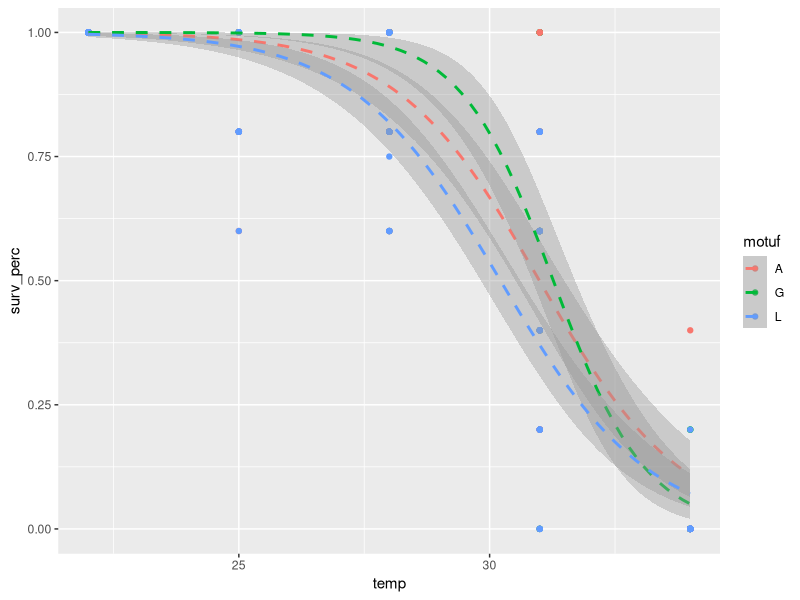
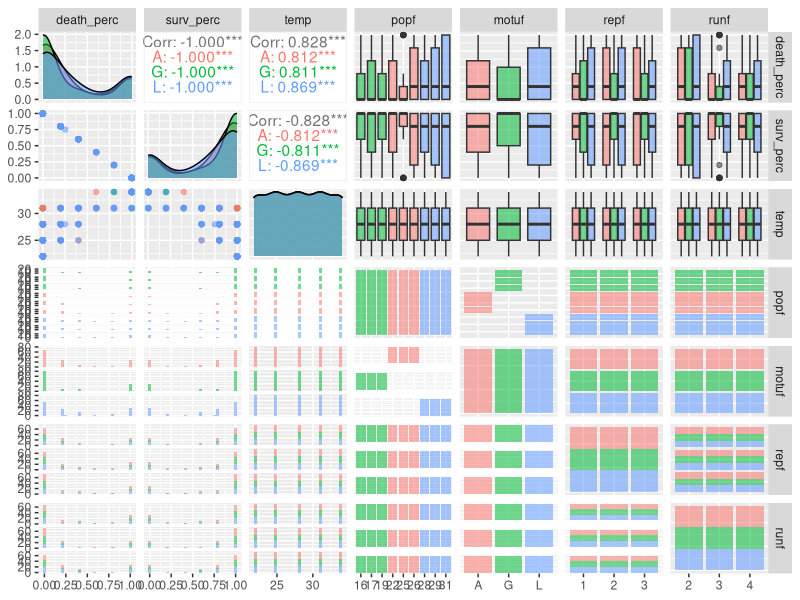
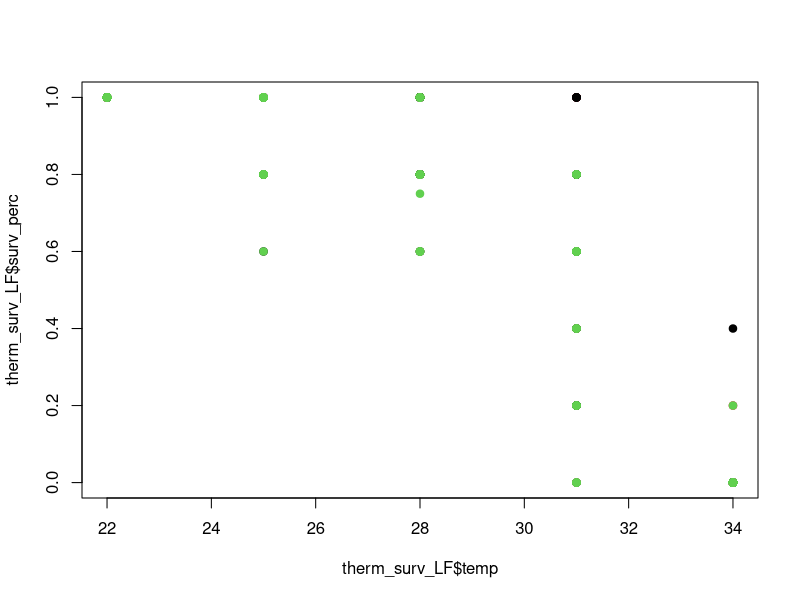
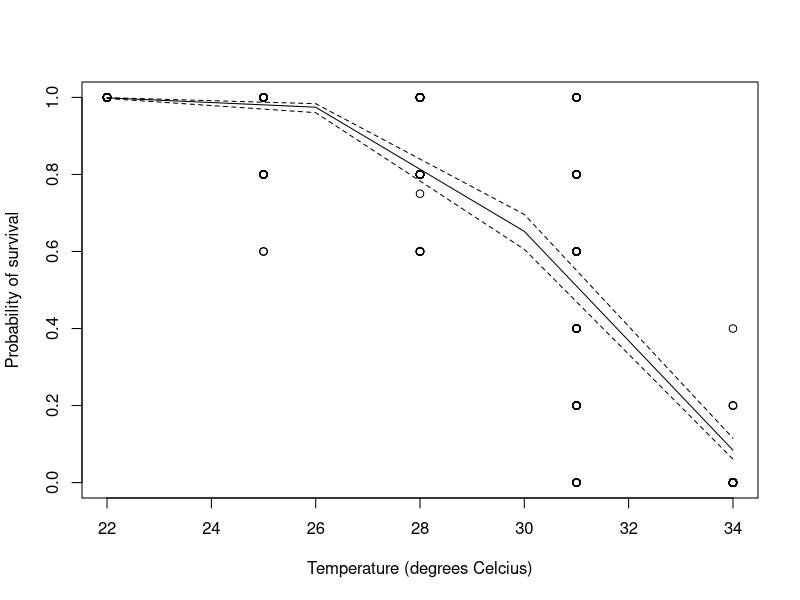
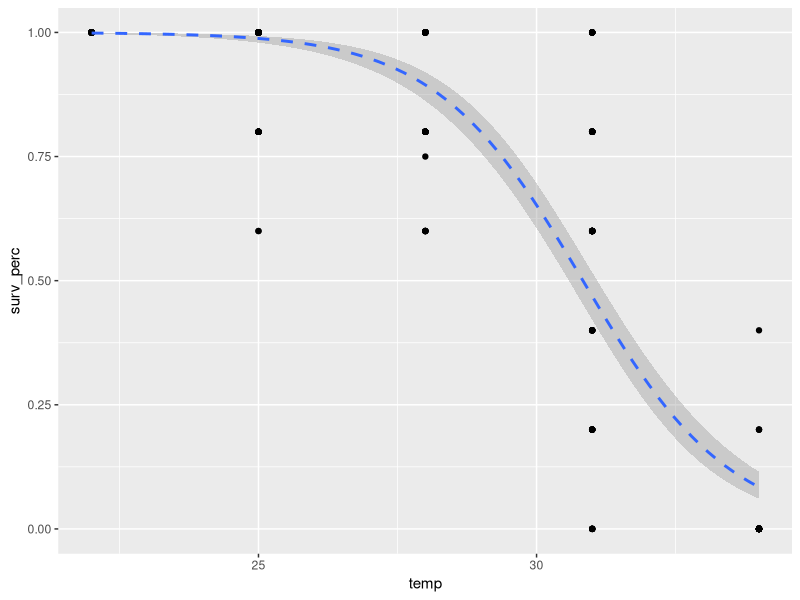
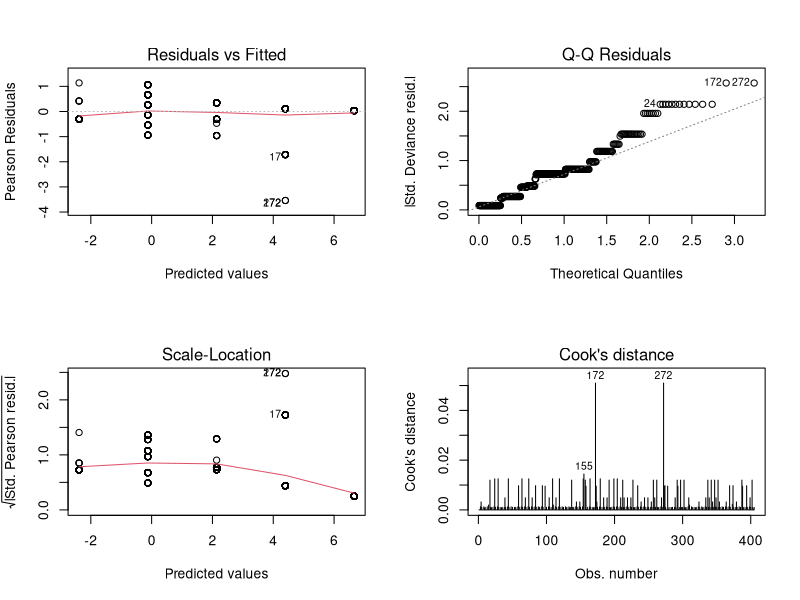
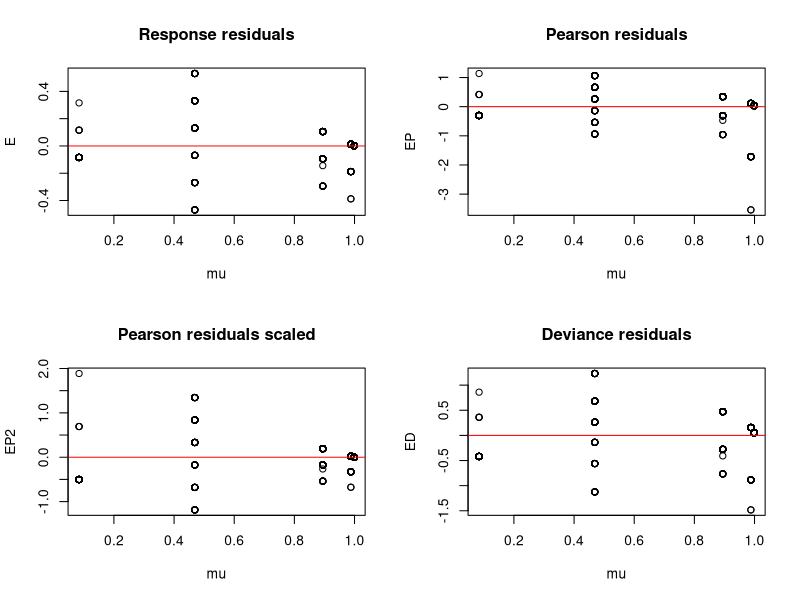
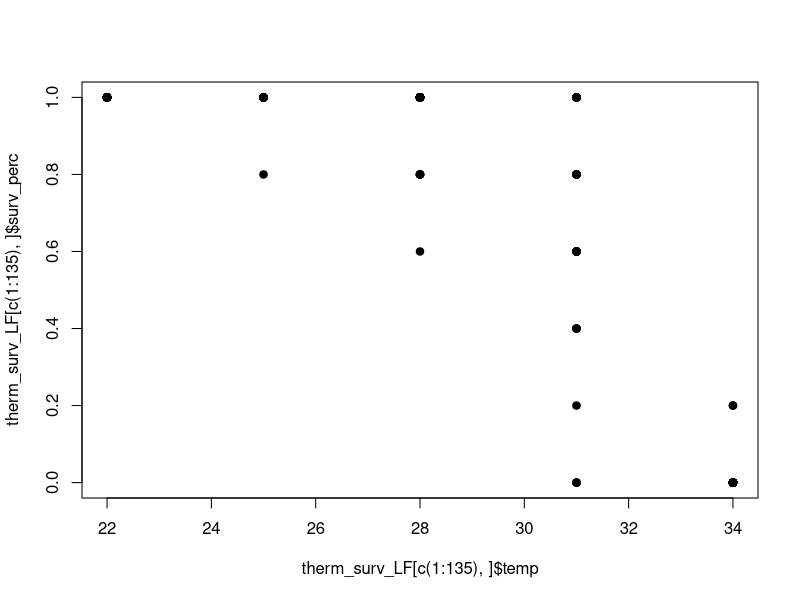

Here is the R script that generated these plots, in order:
## set WD
# setwd() # set the working directory

## load packages
library(survival)
library(survminer)
library(car) # logit transforming percentage data
library(GGally) # data exploration
library(dplyr) # select function

## load data
therm_surv_LF <- read.csv("gammroes_temp_survival_LF_HD.csv", header = T, sep = ",", row.names = c(1) ,stringsAsFactors = FALSE)
therm_surv_LF$popf <- as.factor(therm_surv_LF$pop)
therm_surv_LF$motuf <- as.factor(therm_surv_LF$motu)
therm_surv_LF$repf <- as.factor(therm_surv_LF$rep)
therm_surv_LF$runf <- as.factor(therm_surv_LF$run)

## Quick & dirty GLM
ggplot(therm_surv_LF, aes(temp, surv_perc, col = motuf)) +
  geom_point() +
  geom_smooth(method = "glm", se = T,
              method.args = list(family = "quasibinomial"), linetype = "dashed")

### All data - long format
## data exploration
# change plot size (optional)
options(repr.plot.width = 20, repr.plot.height = 10)
therm_surv_LF %>% 
  select("death_perc", "surv_perc", "temp", "popf", "motuf", "repf", "runf") %>%
  ggpairs(mapping = aes(color = therm_surv_LF$motu, alpha = 0.5))
### All data combined
## GLM with quasibinomial distribution to account for overdispersion
plot(therm_surv_LF$surv_perc ~ therm_surv_LF$temp, pch = 19, col = factor(therm_surv_LF$motuf))
mod <- glm(surv_perc ~ temp, data = therm_surv_LF, family = binomial)
summary(mod)
mod2 <- glm(surv_perc ~ temp, data = therm_surv_LF, family = quasibinomial)
summary(mod2) # dispersion parametre = 0.1644116
## visualising the glm
MyData <- data.frame(temp = 
                       seq(from = min(therm_surv_LF$temp),
                           to = max(therm_surv_LF$temp), by = 4))
P1 <- predict(mod2, newdata = MyData, type = "link", se = TRUE)
plot(MyData$temp, exp(P1$fit) / (1+exp(P1$fit)),
     type = "l", ylim = c(0, 1),
     xlab = "Temperature (degrees Celcius)",
     ylab = "Probability of survival")
lines(MyData$temp, exp(P1$fit + 1.96 * P1$se.fit) / 
      (1 + exp(P1$fit + 1.96 * P1$se.fit)), lty = 2)
lines(MyData$temp, exp(P1$fit - 1.96 * P1$se.fit) / 
        (1 + exp(P1$fit - 1.96 * P1$se.fit)), lty = 2)
points(therm_surv_LF$temp, therm_surv_LF$surv_perc)
ggplot(therm_surv_LF, aes(temp, surv_perc)) +
  geom_point() +
  geom_smooth(method = "glm", se = T,
              method.args = list(family = "quasibinomial"), linetype = "dashed")
## Model validation
# standardized model outputs
op <- par(mfrow = c(2,2))
plot(mod2, which = 1:4)
# residuals
EP <- resid(mod2, type = "pearson")
ED <- resid(mod2, type = "deviance")
mu <- predict(mod2, type = "response")
E <- therm_surv_LF$surv_perc - mu
EP2 <- E / sqrt(0.3328222 * mu)
plot(x = mu, y = E, main = "Response residuals")
abline(0, 0, col = "red")
plot(x = mu, y = EP, main = "Pearson residuals")
abline(0, 0, col = "red")
plot(x = mu, y = EP2, main = "Pearson residuals scaled")
abline(0, 0, col = "red")
plot(x = mu, y = ED, main = "Deviance residuals")
abline(0, 0, col = "red")
par(op)

### At motu level
## Motu G
## GLM with quasibinomial distribution to account for overdispersion
plot(therm_surv_LF[c(1:135),]$surv_perc ~ therm_surv_LF[c(1:135),]$temp, pch = 19, col = factor(therm_surv_LF[c(1:135),]$motuf))
mod3 <- glm(surv_perc ~ temp, data = therm_surv_LF[c(1:135),], family = binomial)
summary(mod3)
mod4 <- glm(surv_perc ~ temp, data = therm_surv_LF[c(1:135),], family = quasibinomial)
summary(mod4) # dispersion parametre = 0.4378245
## generate prediction frame
ggplot(therm_surv_LF[c(1:135),], aes(temp, surv_perc, col = motuf)) +
  geom_point() +
  xlim(22, 34) +
  geom_smooth(method = "glm", se = T,
              method.args = list(family = "quasibinomial"), linetype = "dashed")  ## use prediction data here
## visualising the glm
MyData <- data.frame(temp = 
                       seq(from = min(therm_surv_LF[c(1:135),]$temp),
                           to = max(therm_surv_LF[c(1:135),]$temp), by = 4))
P1 <- predict(mod4, newdata = MyData, type = "link", se = TRUE)
plot(MyData$temp, exp(P1$fit) / (1+exp(P1$fit)),
     type = "l", ylim = c(0, 1),
     xlab = "Temperature (degrees Celcius)",
     ylab = "Probability of survival")
lines(MyData$temp, exp(P1$fit + 1.96 * P1$se.fit) / 
        (1 + exp(P1$fit + 1.96 * P1$se.fit)), lty = 2)
lines(MyData$temp, exp(P1$fit - 1.96 * P1$se.fit) / 
        (1 + exp(P1$fit - 1.96 * P1$se.fit)), lty = 2)
points(therm_surv_LF$temp, therm_surv_LF$surv_perc)
ggplot(therm_surv_LF[c(1:135),], aes(temp, surv_perc)) +
  geom_point() +
  geom_smooth(method = "glm", se = T,
              method.args = list(family = "quasibinomial"), linetype = "dashed")
## Model validation
# standardized model outputs
op <- par(mfrow = c(2,2))
plot(mod4, which = 1:4)
# residuals
EP <- resid(mod4, type = "pearson")
ED <- resid(mod4, type = "deviance")
mu <- predict(mod4, type = "response")
E <- therm_surv_LF[c(1:135),]$surv_perc - mu
EP2 <- E / sqrt(0.4378245 * mu)
plot(x = mu, y = E, main = "Response residuals")
abline(0, 0, col = "red")
plot(x = mu, y = EP, main = "Pearson residuals")
abline(0, 0, col = "red")
plot(x = mu, y = EP2, main = "Pearson residuals scaled")
abline(0, 0, col = "red")
plot(x = mu, y = ED, main = "Deviance residuals")
abline(0, 0, col = "red")
par(op)

## Motu A
## GLM with quasibinomial distribution to account for overdispersion
plot(therm_surv_LF[c(136:270),]$surv_perc ~ therm_surv_LF[c(136:270),]$temp, pch = 19, col = factor(therm_surv_LF[c(136:270),]$motuf)) # population level
mod5 <- glm(surv_perc ~ temp, data = therm_surv_LF[c(136:270),], family = binomial)
summary(mod5)
mod6 <- glm(surv_perc ~ temp, data = therm_surv_LF[c(136:270),], family = quasibinomial)
summary(mod6) # dispersion parametre = 0.3562261
## generate prediction frame
ggplot(therm_surv_LF[c(136:270),], aes(temp, surv_perc, col = motu)) +
  geom_point() +
  xlim(22, 34) +
  geom_smooth(method = "glm", se = T,
              method.args = list(family = "quasibinomial"), linetype = "dashed")  ## use prediction data here
## visualising the glm
MyData <- data.frame(temp = 
                       seq(from = min(therm_surv_LF[c(136:270),]$temp),
                           to = max(therm_surv_LF[c(136:270),]$temp), by = 4))
P1 <- predict(mod6, newdata = MyData, type = "link", se = TRUE)
plot(MyData$temp, exp(P1$fit) / (1+exp(P1$fit)),
     type = "l", ylim = c(0, 1),
     xlab = "Temperature (degrees Celcius)",
     ylab = "Probability of survival")
lines(MyData$temp, exp(P1$fit + 1.96 * P1$se.fit) / 
        (1 + exp(P1$fit + 1.96 * P1$se.fit)), lty = 2)
lines(MyData$temp, exp(P1$fit - 1.96 * P1$se.fit) / 
        (1 + exp(P1$fit - 1.96 * P1$se.fit)), lty = 2)
points(therm_surv_LF$temp, therm_surv_LF$surv_perc)
ggplot(therm_surv_LF[c(136:270),], aes(temp, surv_perc)) +
  geom_point() +
  geom_smooth(method = "glm", se = T,
              method.args = list(family = "quasibinomial"), linetype = "dashed")
## Model validation
# standardized model outputs
op <- par(mfrow = c(2,2))
plot(mod6, which = 1:4)
# residuals
EP <- resid(mod6, type = "pearson")
ED <- resid(mod6, type = "deviance")
mu <- predict(mod6, type = "response")
E <- therm_surv_LF[c(136:270),]$surv_perc - mu
EP2 <- E / sqrt(0.3562261 * mu)
plot(x = mu, y = E, main = "Response residuals")
abline(0, 0, col = "red")
plot(x = mu, y = EP, main = "Pearson residuals")
abline(0, 0, col = "red")
plot(x = mu, y = EP2, main = "Pearson residuals scaled")
abline(0, 0, col = "red")
plot(x = mu, y = ED, main = "Deviance residuals")
abline(0, 0, col = "red")
par(op)

## Motu L
## GLM with quasibinomial distribution to account for overdispersion
plot(therm_surv_LF[c(271:405),]$surv_perc ~ therm_surv_LF[c(271:405),]$temp, pch = 19, col = factor(therm_surv_LF[c(271:405),]$motuf))
mod7 <- glm(surv_perc ~ temp, data = therm_surv_LF[c(271:405),], family = binomial)
summary(mod5)
mod8 <- glm(surv_perc ~ temp, data = therm_surv_LF[c(271:405),], family = quasibinomial)
summary(mod6) # dispersion parametre = 0.3562261
## generate prediction frame
ggplot(therm_surv_LF[c(271:405),], aes(temp, surv_perc, col = motu)) +
  geom_point() +
  xlim(22, 34) +
  geom_smooth(method = "glm", se = T,
              method.args = list(family = "quasibinomial"), linetype = "dashed")  ## use prediction data here
## visualising the glm
MyData <- data.frame(temp = 
                       seq(from = min(therm_surv_LF[c(271:405),]$temp),
                           to = max(therm_surv_LF[c(271:405),]$temp), by = 4))
P1 <- predict(mod8, newdata = MyData, type = "link", se = TRUE)
plot(MyData$temp, exp(P1$fit) / (1+exp(P1$fit)),
     type = "l", ylim = c(0, 1),
     xlab = "Temperature (degrees Celcius)",
     ylab = "Probability of survival")
lines(MyData$temp, exp(P1$fit + 1.96 * P1$se.fit) / 
        (1 + exp(P1$fit + 1.96 * P1$se.fit)), lty = 2)
lines(MyData$temp, exp(P1$fit - 1.96 * P1$se.fit) / 
        (1 + exp(P1$fit - 1.96 * P1$se.fit)), lty = 2)
points(therm_surv_LF$temp, therm_surv_LF$surv_perc)
ggplot(therm_surv_LF[c(271:405),], aes(temp, surv_perc)) +
  geom_point() +
  geom_smooth(method = "glm", se = T,
              method.args = list(family = "quasibinomial"), linetype = "dashed")
## Model validation
# standardized model outputs
op <- par(mfrow = c(2,2))
plot(mod8, which = 1:4)
# residuals
EP <- resid(mod8, type = "pearson")
ED <- resid(mod8, type = "deviance")
mu <- predict(mod8, type = "response")
E <- therm_surv_LF[c(271:405),]$surv_perc - mu
EP2 <- E / sqrt(0.3562261 * mu)
plot(x = mu, y = E, main = "Response residuals")
abline(0, 0, col = "red")
plot(x = mu, y = EP, main = "Pearson residuals")
abline(0, 0, col = "red")
plot(x = mu, y = EP2, main = "Pearson residuals scaled")
abline(0, 0, col = "red")
plot(x = mu, y = ED, main = "Deviance residuals")
abline(0, 0, col = "red")
par(op)
